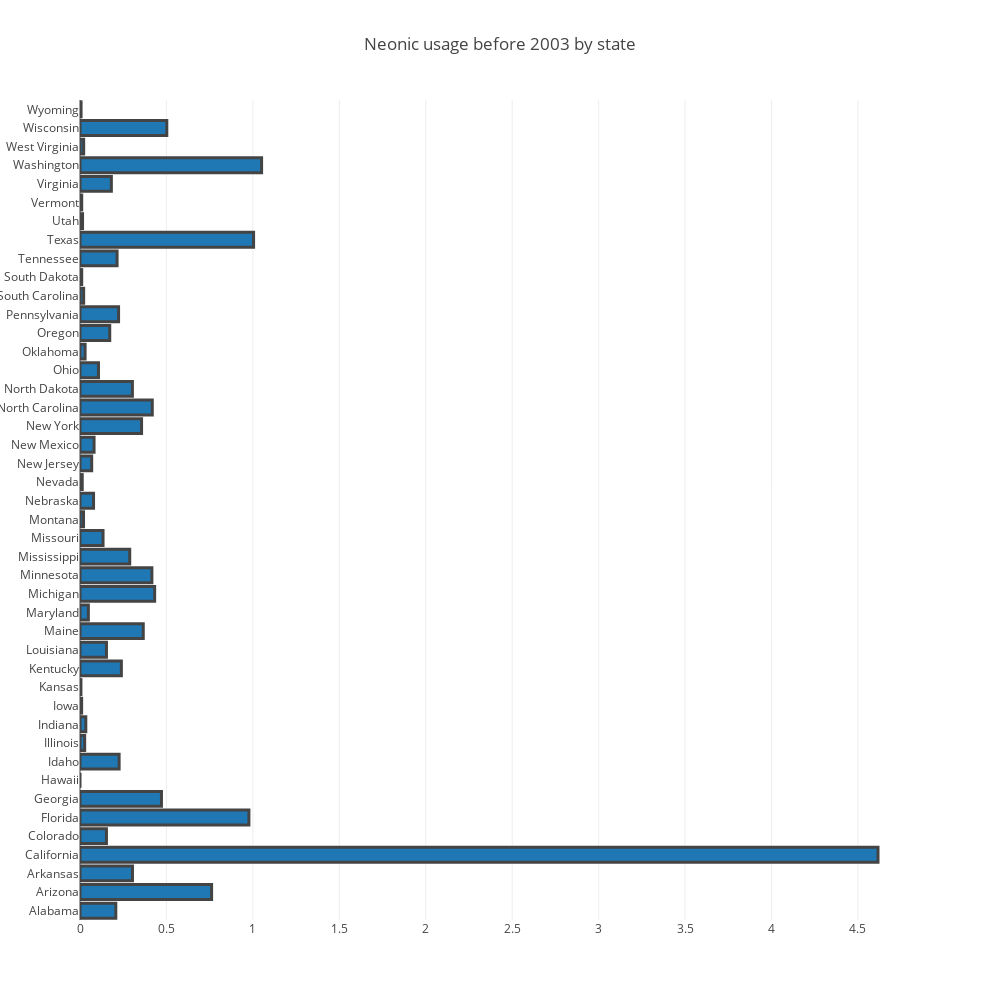

This figure's notebook cell:
### Code cell
df_summed = df_pre_2003.groupby(['StateName']) ['nAllNeonic'].sum().reset_index()
trace1 = go.Bar(
    y=df_summed.StateName,
    x=df_summed.nAllNeonic,
    name='SF Zoo',
    orientation = 'h',
    marker = dict(
        line = dict(
            #color = 'rgb(51, 204, 255)',
            colorscale = [[0, 'rgb(166,206,227)'], [0.25, 'rgb(31,120,180)'], [0.45, 'rgb(178,223,138)'], 
                      [0.65, 'rgb(51,160,44)'], [0.85, 'rgb(251,154,153)'], [1, 'rgb(227,26,28)']],
            width = 3)
    )
)
data = [trace1]
layout = go.Layout(
    title='Neonic usage before 2003 by state',
    barmode='stack',
    autosize=False,
    width=1000,
    height=1000
)

fig = go.Figure(data=data, layout=layout)
iplot(fig, filename='marker-h-bar')

### Figure 1 — Plotly figure (JSON) as saved in the notebook; plotly's stock layout.template omitted (floating-point values rounded to 4 significant figures)
{"data": [{"marker": {"line": {"colorscale": [[0, "rgb(166,206,227)"], [0.25, "rgb(31,120,180)"], [0.45, "rgb(178,223,138)"], [0.65, "rgb(51,160,44)"], [0.85, "rgb(251,154,153)"], [1, "rgb(227,26,28)"]], "width": 3}}, "name": "SF Zoo", "orientation": "h", "type": "bar", "uid": "37627008-cfc1-11e8-8ee2-d05099a30b15", "x": [0.2071, 0.7612, 0.3036, 4.616, 0.153, 0.977, 0.4712, 0, 0.2262, 0.027, 0.03354, 0.009428, 0.005413, 0.2393, 0.1531, 0.3658, 0.04834, 0.4319, 0.4158, 0.2876, 0.1333, 0.02037, 0.07832, 0.01291, 0.06763, 0.0813, 0.3562, 0.4181, 0.3031, 0.1069, 0.02943, 0.172, 0.2231, 0.02119, 0.009897, 0.2145, 1.004, 0.01472, 0.009875, 0.1814, 1.05, 0.02123, 0.5021, 0.006148], "y": ["Alabama", "Arizona", "Arkansas", "California", "Colorado", "Florida", "Georgia", "Hawaii", "Idaho", "Illinois", "Indiana", "Iowa", "Kansas", "Kentucky", "Louisiana", "Maine", "Maryland", "Michigan", "Minnesota", "Mississippi", "Missouri", "Montana", "Nebraska", "Nevada", "New Jersey", "New Mexico", "New York", "North Carolina", "North Dakota", "Ohio", "Oklahoma", "Oregon", "Pennsylvania", "South Carolina", "South Dakota", "Tennessee", "Texas", "Utah", "Vermont", "Virginia", "Washington", "West Virginia", "Wisconsin", "Wyoming"]}], "layout": {"autosize": false, "barmode": "stack", "height": 1000, "title": "Neonic usage before 2003 by state", "width": 1000}}
